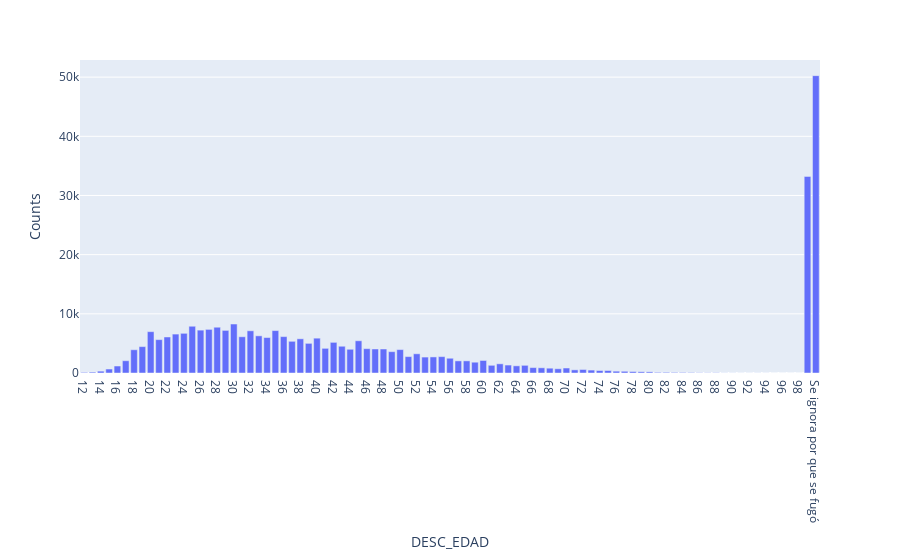

The code cell stored with this chart in its notebook:
### Code cell
# Bar Plot
items, counts = np.unique(atus_transformed["DESC_EDAD"], return_counts = True) 
pd.DataFrame({"DESC_EDAD": items, "Counts": counts}).plot.bar(x = "DESC_EDAD", y = "Counts")

### Figure 1 — Plotly figure (JSON) as saved in the notebook; plotly's stock layout.template omitted (floating-point values rounded to 4 significant figures)
{"data": [{"alignmentgroup": "True", "hovertemplate": "DESC_EDAD=%{x}<br>Counts=%{y}<extra></extra>", "legendgroup": "", "marker": {"color": "#636efa", "pattern": {"shape": ""}}, "name": "", "offsetgroup": "", "orientation": "v", "showlegend": false, "textposition": "auto", "type": "bar", "x": ["12", "13", "14", "15", "16", "17", "18", "19", "20", "21", "22", "23", "24", "25", "26", "27", "28", "29", "30", "31", "32", "33", "34", "35", "36", "37", "38", "39", "40", "41", "42", "43", "44", "45", "46", "47", "48", "49", "50", "51", "52", "53", "54", "55", "56", "57", "58", "59", "60", "61", "62", "63", "64", "65", "66", "67", "68", "69", "70", "71", "72", "73", "74", "75", "76", "77", "78", "79", "80", "81", "82", "83", "84", "85", "86", "87", "88", "89", "90", "91", "92", "93", "94", "95", "96", "97", "98", "No especificado", "Se ignora por que se fugó"], "xaxis": "x", "y": [103, 150, 312, 671, 1179, 2076, 3929, 4459, 6985, 5639, 6088, 6578, 6705, 7900, 7245, 7371, 7735, 7201, 8278, 6124, 7134, 6281, 5993, 7167, 6149, 5356, 5778, 5011, 5887, 4167, 5179, 4520, 4010, 5445, 4114, 4058, 4054, 3607, 3955, 2771, 3246, 2692, 2715, 2767, 2494, 2049, 2054, 1824, 2117, 1299, 1553, 1344, 1211, 1297, 912, 877, 813, 716, 842, 533, 593, 493, 419, 421, 308, 290, 249, 210, 195, 109, 113, 97, 91, 75, 40, 34, 40, 16, 14, 9, 8, 12, 7, 2, 1, 4, 1, 33225, 50251], "yaxis": "y"}], "layout": {"barmode": "relative", "legend": {"tracegroupgap": 0}, "margin": {"t": 60}, "xaxis": {"anchor": "y", "domain": [0, 1], "title": {"text": "DESC_EDAD"}}, "yaxis": {"anchor": "x", "domain": [0, 1], "title": {"text": "Counts"}}}}
